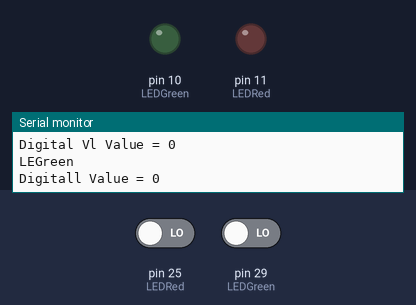
Bench run of a sketch on a simulated Arduino Mega 2560, built with avr-gcc and run on an emulated ATmega2560. Parts: output pins drawn as LEDs (lit = HIGH), the last lines printed to the serial monitor. Dashed ring = blinking. The inputs (shaded band) are chosen by the test bench; at power-on: pin 25 (LEDRed) LOW, pin 29 (LEDGreen) LOW.

Above: at 1.2 s.
1.3 s: pin 25 (LEDRed) driven HIGH
At 2.1 s:
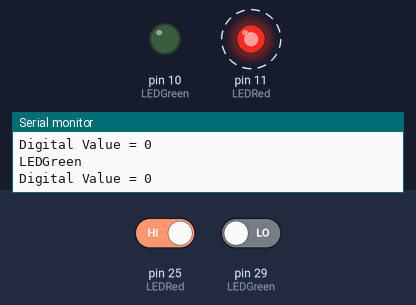
4.3 s: pin 29 (LEDGreen) driven HIGH
At 4.7 s:
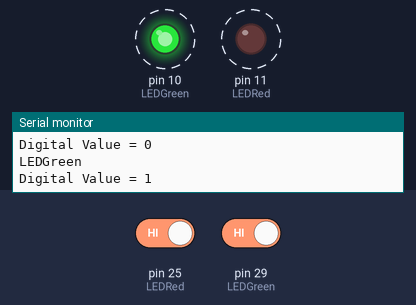
7.3 s: pin 25 (LEDRed) driven LOW
10.3 s: pin 29 (LEDGreen) driven LOW
At 11.2 s:
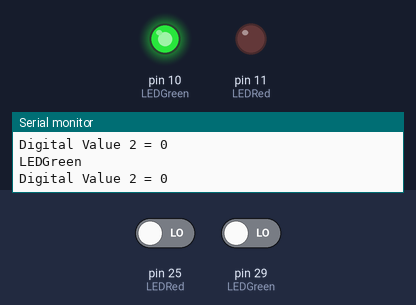
13.0 s: pin 25 (LEDRed) driven HIGH and pin 29 (LEDGreen) driven HIGH
At 13.8 s:
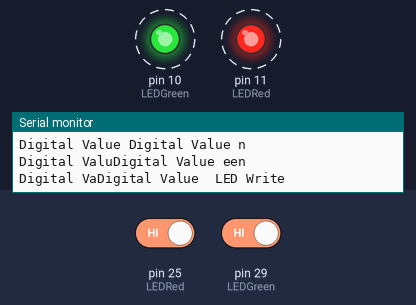
16.0 s: pin 25 (LEDRed) driven LOW and pin 29 (LEDGreen) driven LOW
Timing chart, 0 to 21.5 s (numbered marks = the images above; inputs shaded):
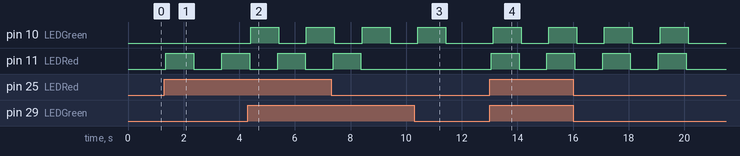

Measured:
- after the input at 1.3 s, pin 11 (LEDRed): LOW → HIGH after 0.07 s, → LOW 1.0 s later, → HIGH 1.0 s later
- after the input at 4.3 s, pin 10 (LEDGreen): LOW → HIGH after 0.11 s, → LOW 1.0 s later, → HIGH 1.0 s later
- after the input at 10.3 s, pin 10 (LEDGreen): goes on until 11.4 s, then stays LOW
- after the input at 13.0 s, pin 10 (LEDGreen): LOW → HIGH after 0.13 s, → LOW 1.0 s later, → HIGH 1.0 s later; pin 11 (LEDRed): LOW → HIGH after 0.06 s, → LOW 1.0 s later, → HIGH 1.0 s later

The sketch:

rtos2ReadLedCore.ino
```cpp
#include <Arduino_FreeRTOS.h>
#include <semphr.h>  // add the FreeRTOS functions for Semaphores (or Flags).

// Declare a mutex Semaphore Handle which we will use to manage the Serial Port.
// It will be used to ensure only only one Task is accessing this resource at any time.
SemaphoreHandle_t xSerialSemaphore;

// define two Tasks for DigitalRead & AnalogRead
//void TaskDigitalRead( void *pvParameters );
void LEDGreen( void *pvParameters );
void LEDRed( void *pvParameters );
void HoldState( void *pvParameters );

// the setup function runs once when you press reset or power the board
void setup() {

  // initialize serial communication at 9600 bits per second:
  Serial.begin(9600);

  // Semaphores are useful to stop a Task proceeding, where it should be paused to wait,
  // because it is sharing a resource, such as the Serial port.
  // Semaphores should only be used whilst the scheduler is running, but we can set it up here.
  if ( xSerialSemaphore == NULL )  // Check to confirm that the Serial Semaphore has not already been created.
  {
    xSerialSemaphore = xSemaphoreCreateMutex();  // Create a mutex semaphore we will use to manage the Serial Port
    if ( ( xSerialSemaphore ) != NULL )
      xSemaphoreGive( ( xSerialSemaphore ) );  // Make the Serial Port available for use, by "Giving" the Semaphore.
  }

    xTaskCreate(
    LEDGreen
    ,  (const portCHAR *) "AnalogRead"
    ,  128  // Stack size
    ,  NULL
    ,  1  // Priority
    ,  NULL );

     xTaskCreate(
    LEDRed
    ,  (const portCHAR *) "AnalogRead"
    ,  128  // Stack size
    ,  NULL
    ,  1  // Priority
    ,  NULL );

//     xTaskCreate(
//    HoldState
//    ,  (const portCHAR *) "AnalogRead"
//    ,  128  // Stack size
//    ,  NULL
//    ,  1  // Priority
//    ,  NULL );


  // Now the Task scheduler, which takes over control of scheduling individual Tasks, is automatically started.
}

void loop()
{
  // Empty. Things are done in Tasks.
}

/*--------------------------------------------------*/
/*---------------------- Tasks ---------------------*/
/*--------------------------------------------------*/

void LEDGreen( void *pvParameters __attribute__((unused)) )  // This is a Task.
{
  for (;;)
  {
    pinMode(29, INPUT);
    pinMode(10, OUTPUT);
    // read the input on analog pin 0:
    int sensorValue = digitalRead(29);
    Serial.println("LEDGreen");
    Serial.print("Digital Value = ");
    Serial.println(sensorValue);

    // See if we can obtain or "Take" the Serial Semaphore.
    // If the semaphore is not available, wait 5 ticks of the Scheduler to see if it becomes free.
    if(sensorValue == 1) {
      if ( xSemaphoreTake( xSerialSemaphore, ( TickType_t ) 5 ) == pdTRUE )
      {
        // We were able to obtain or "Take" the semaphore and can now access the shared resource.
        // We want to have the Serial Port for us alone, as it takes some time to print,
        // so we don't want it getting stolen during the middle of a conversion.
        // print out the value you read:
          Serial.println("Green LED Write");
        }
          digitalWrite(10, HIGH);
          delay(1000);
          digitalWrite(10, LOW);
          delay(1000);
          digitalWrite(10, HIGH);
          delay(1000);
          digitalWrite(10, LOW);
          delay(1000);
          digitalWrite(10, HIGH);
          delay(1000);
          digitalWrite(10, LOW);
          delay(1000);
          digitalWrite(10, HIGH);
          delay(1000);
          digitalWrite(10, LOW);
        xSemaphoreGive( xSerialSemaphore ); // Now free or "Give" the Serial Port for others.
      }
    }
    vTaskDelay(1);  // one tick delay (15ms) in between reads for stability
}


void LEDRed( void *pvParameters __attribute__((unused)) )  // This is a Task.
{
  for (;;)
  {
    pinMode(11, OUTPUT);
    pinMode(25, INPUT);
    // read the input on analog pin 0:
    int sensorValue2 = digitalRead(25);
    Serial.println("LEDGreen");
    Serial.print("Digital Value 2 = ");
    Serial.println(sensorValue2);

    // See if we can obtain or "Take" the Serial Semaphore.
    // If the semaphore is not available, wait 5 ticks of the Scheduler to see if it becomes free.
    if(sensorValue2 == 1) {
      if ( xSemaphoreTake( xSerialSemaphore, ( TickType_t ) 5 ) == pdTRUE )
      {
        // We were able to obtain or "Take" the semaphore and can now access the shared resource.
        // We want to have the Serial Port for us alone, as it takes some time to print,
        // so we don't want it getting stolen during the middle of a conversion.
        // print out the value you read:
          Serial.println("Red LED Write");
        }
          digitalWrite(11, HIGH);
          delay(1000);
          digitalWrite(11, LOW);
          delay(1000);
          digitalWrite(11, HIGH);
          delay(1000);
          digitalWrite(11, LOW);
          delay(1000);
          digitalWrite(11, HIGH);
          delay(1000);
          digitalWrite(11, LOW);
          delay(1000);
          digitalWrite(11, HIGH);
          delay(1000);
          digitalWrite(11, LOW);
        xSemaphoreGive( xSerialSemaphore ); // Now free or "Give" the Serial Port for others.
      }
    }
    vTaskDelay(1);  // one tick delay (15ms) in between reads for stability
}


//void HoldState( void *pvParameters __attribute__((unused)) )  // This is a Task.
//{
//  for (;;)
//  {
//    pinMode(10, OUTPUT);
//    pinMode(11, OUTPUT);
//    // read the input on analog pin 0:
//    int sensorValue = analogRead(A15);
//    Serial.println("Hold State");
//    Serial.print("Analog Value = ");
//    Serial.println(sensorValue);
//
//    // See if we can obtain or "Take" the Serial Semaphore.
//    // If the semaphore is not available, wait 5 ticks of the Scheduler to see if it becomes free.
//    if(sensorValue > 400) {
//      if ( xSemaphoreTake( xSerialSemaphore, ( TickType_t ) 5 ) == pdTRUE )
//      {
//        // We were able to obtain or "Take" the semaphore and can now access the shared resource.
//        // We want to have the Serial Port for us alone, as it takes some time to print,
//        // so we don't want it getting stolen during the middle of a conversion.
//        // print out the value you read:
//          Serial.println("Hold State Write");
//        }
//          digitalWrite(11, LOW);
//          digitalWrite(10, LOW);
//        xSemaphoreGive( xSerialSemaphore ); // Now free or "Give" the Serial Port for others.
//      }
//    }
//    vTaskDelay(1);  // one tick delay (15ms) in between reads for stability
//}
```
